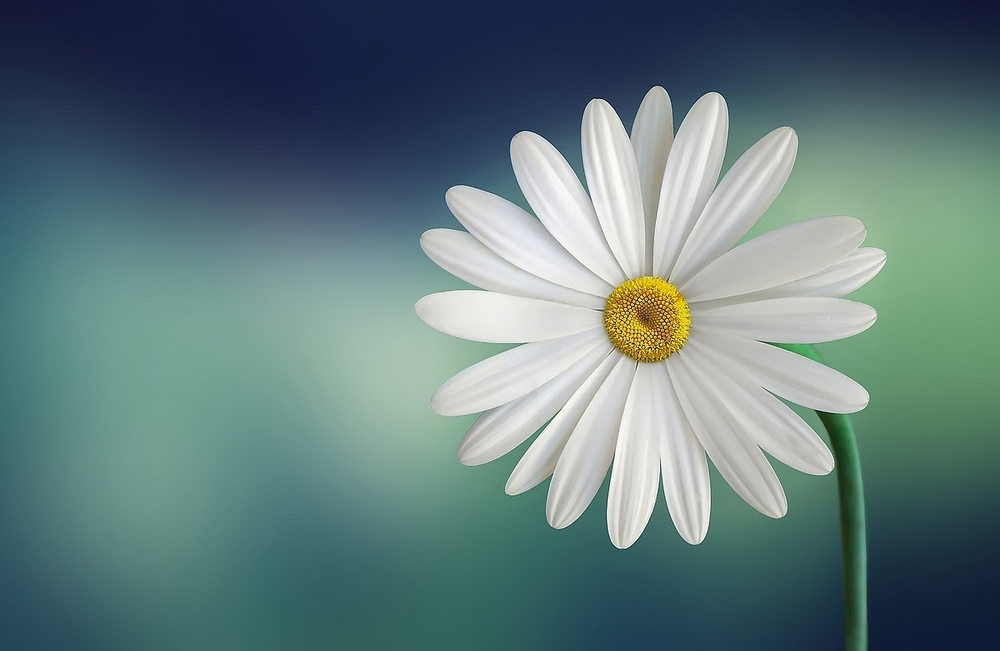
#> input picture input_image.jpg, 1000 x 651 px, shrunk from 1280 x 833 before the run
$ python exp_12.py
#> lines starting #> are read from the running program, lines starting #| are printed output that depends on the picture; after the words box and inside, x2 and y2 are one past the last pixel; in counts of white or black regions, pixels touching at a corner belong together
# Experiment 12: Threshold and Region-Based Segmentation

import cv2

img = cv2.imread('input_image.jpg',0)
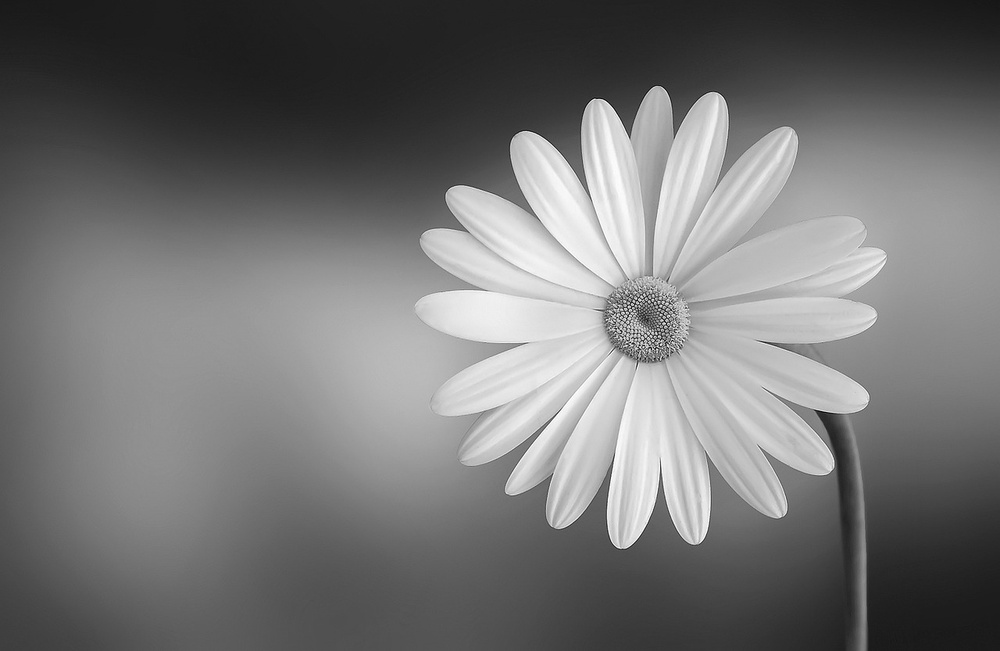
#> img: shape (651, 1000); min 1, max 255, mean 115.1
_, thresh = cv2.threshold(img, 127, 255, cv2.THRESH_BINARY)
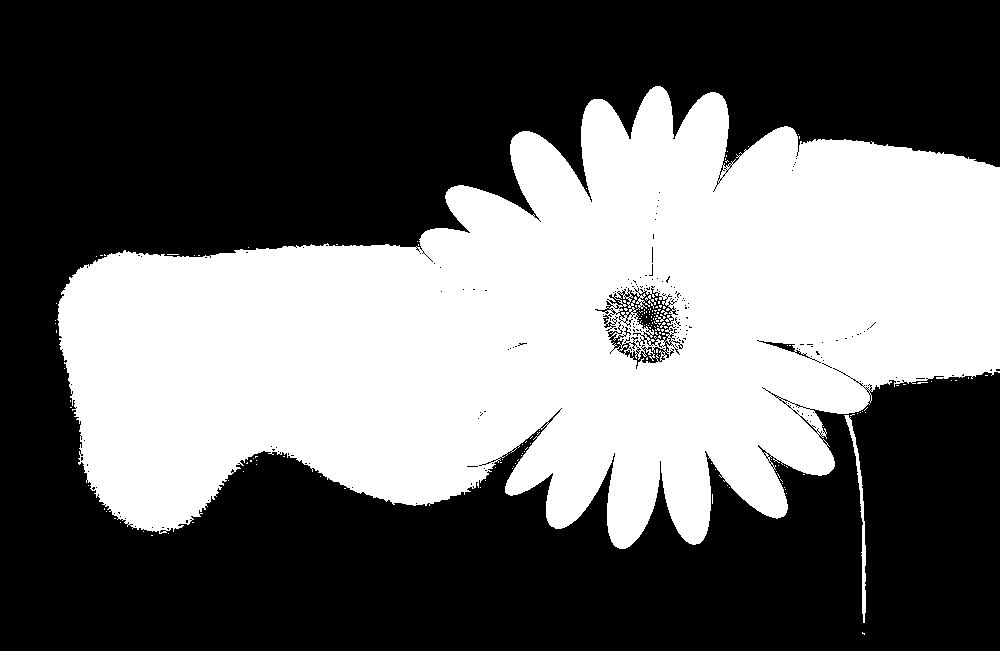
#> thresh: shape (651, 1000); 41.2% white; 164 white regions (160 under 20 px), largest, box (x1, y1, x2, y2) and area: (57, 86, 1000, 549) 266766, (844, 415, 866, 623) 740, (645, 295, 656, 305) 31, (656, 314, 666, 322) 30

cv2.imshow("Threshold", thresh)
cv2.waitKey(0)
cv2.destroyAllWindows()

$ run again, with face.jpg copied over input_image.jpg
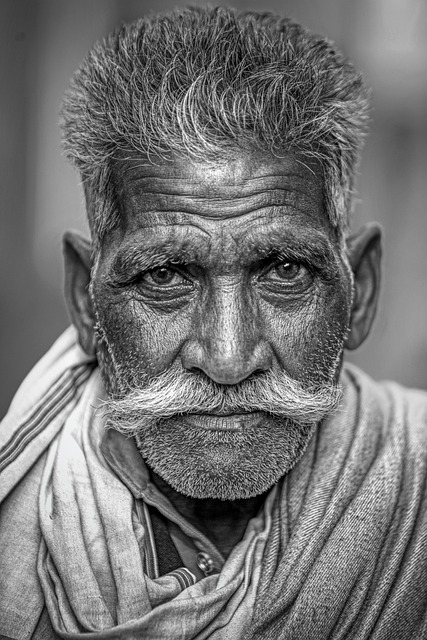
#> input picture face.jpg, 427 x 640 px
#> `_, thresh = cv2.threshold(img, 127, 255, cv2.THRESH_BINARY)`:
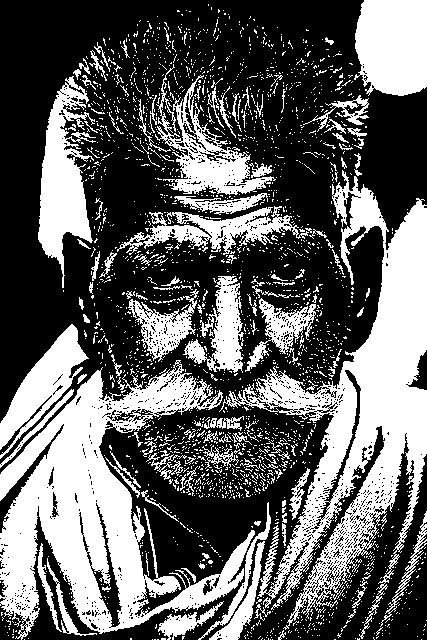
#> thresh: shape (640, 427); 38.3% white; 2316 white regions (2177 under 20 px), largest, box (x1, y1, x2, y2) and area: (219, 170, 427, 639) 28833, (0, 360, 255, 640) 27184, (354, 0, 427, 96) 6226
